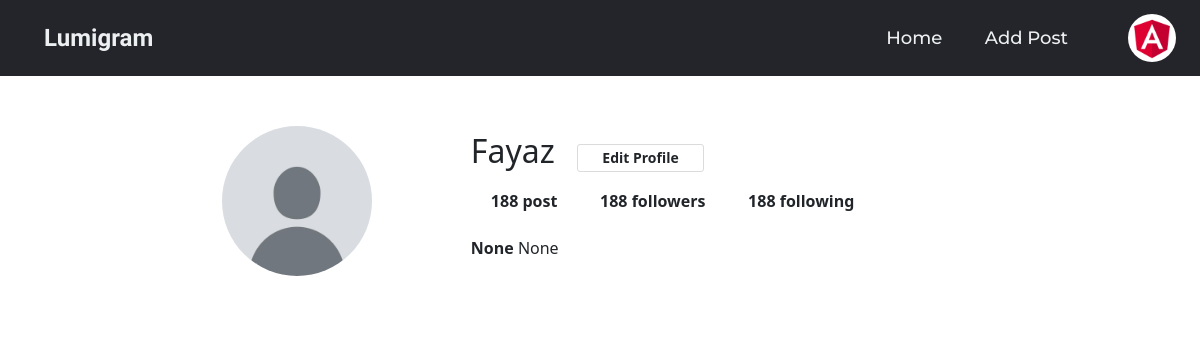
The page /profile/2/retrieve on the database as committed earlier.
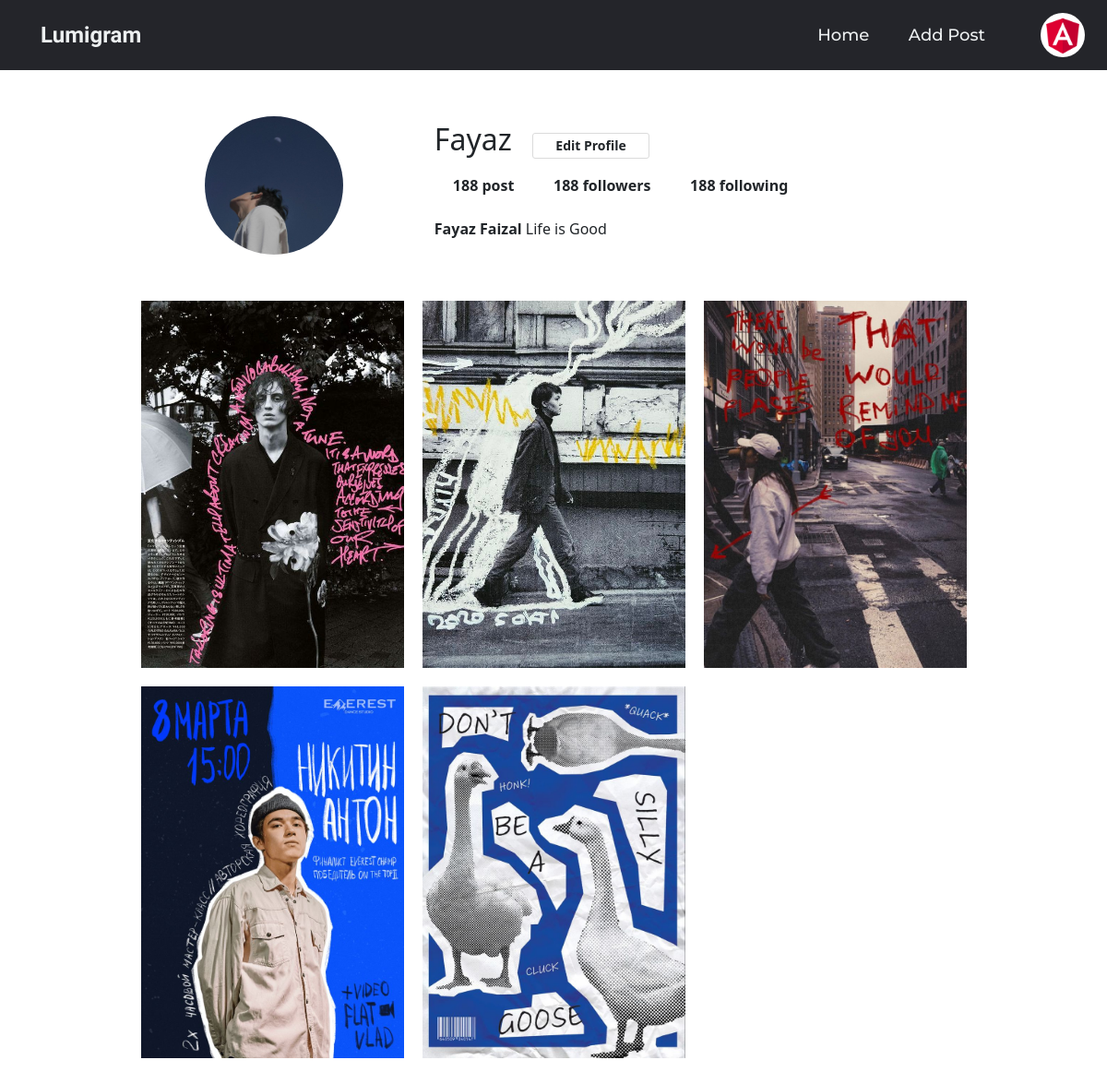
The same page on the database as committed later.
### user/models.py (models this page shows, shortened)
class UserProfile(models.Model):
    user = models.OneToOneField(
        User, on_delete=models.CASCADE, related_name="profile")
    display_name = models.CharField(max_length=200, null=True, blank=True)
    about = models.CharField(max_length=200, null=True, blank=True)
    user_pic = models.ImageField(
        upload_to="profiles", default="profile.jpg", null=True, blank=True)
    followers = models.ManyToManyField(
        User, null=True, blank=True, related_name="followers")
    following = models.ManyToManyField(
        User, null=True, blank=True, related_name="following")
    saved = models.ManyToManyField(
        Post, null=True, blank=True, related_name="saved")
    created_at = models.DateTimeField(auto_now_add=True)
    updated_at = models.DateTimeField(auto_now=True)
    is_active = models.BooleanField(default=True)

class Post(models.Model):
    user = models.ForeignKey(
        User, on_delete=models.CASCADE, related_name="post")
    image = models.ImageField(upload_to="posts", null=True, blank=True)
    caption = models.CharField(max_length=200)
    created_at = models.DateTimeField(auto_now_add=True)
    updated_at = models.DateTimeField(auto_now=True)
    is_active = models.BooleanField(default=True)

### user/views.py (the view)
# urls.py: path('profile/<int:pk>/retrieve',views.ProfileView.as_view(),name='profile-view'),
class ProfileView(View):
    def get(self, request, *args, **kwargs):
        id = kwargs.get("pk")
        qs = UserProfile.objects.get(user=id)
        p_obj = Post.objects.filter(user=id)
        return render(request, "profile.html", {"user": qs, "post": p_obj})

### user/templates/profile.html (shortened to what this page needs)
{% load static %}
<!DOCTYPE html>
<html lang="en">
<head>
    <link href="https://cdn.jsdelivr.net/npm/bootstrap@5.3.3/dist/css/bootstrap.min.css" rel="stylesheet"
>
    <link rel="stylesheet" href="https://cdnjs.cloudflare.com/ajax/libs/font-awesome/6.5.1/css/all.min.css"
 />
    <link rel="stylesheet" href="{% static 'css/profile-nav.css' %}">
</head>
<body>
    <header class="sticky-top">
        <a href="{% url 'home' %}" class="home-logo">Lumigram</a>
        <nav class="mt-3">
            <ul class="nav__link">
                <li class="nav_link_li"><a href=" {% url 'home' %} " class="nav_link_li_a">Home</a></li>
                <li class="nav_link_li"><a href="{% url 'new-post' %}" class="nav_link_li_a">Add Post</a></li>
            </ul>
        </nav>
        <div class="dropdown nav-drop">
            <a href="" class="dropdown-toggle" role="button" data-bs-toggle="dropdown" aria-expanded="false">
                {% if request.user.profile %}
                <img src="{{request.user.profile.user_pic.url}}" alt="" height="25px" width="28px"
                    class="rounded-pill profile">
                {% else %}
                <img src="{% static 'images/Angular.jpeg' %}" alt="" height="25px" width="28px"
                    class="rounded-pill profile">
                {% endif %}
            </a>
        </div>
    </header>
    <div class="profile-container">
        <div class="main-profile">
            <div class="profile-image">
                <img src="{{user.user_pic.url}}" alt="" height="150px" width="150px">
            </div>
            <div class="profile-user-settings">
                <h1 class="profile-user-name"> {{user.user}} </h1>
                <a href="{% url 'profile-update' request.user.id %}" class="profile-btn profile-edit-btn">Edit
                    Profile</a>
            </div>
            <div class="profile-stats">
                <ul class="st-div-ul">
                    <div class=" profile-stat-count div-li">
                        <span class="dropdown-toggle" id="dropdownMenuButton" data-bs-toggle="dropdown"
                            aria-expanded="false">
                            <span class="">188</span> post
                        </span>
                    </div>
                    <div class="dropdown profile-stat-count div-li">
                        <span class="dropdown-toggle" id="dropdownMenuButton" data-bs-toggle="dropdown"
                            aria-expanded="false">
                            <span class="">188</span> followers
                        </span>
                    </div>
                    <div class="dropdown profile-stat-count div-li">
                        <span class="dropdown-toggle" id="dropdownMenuButton" data-bs-toggle="dropdown"
                            aria-expanded="false">
                            <span class="">188</span> following
                        </span>
                    </div>
                </ul>
            </div>
            <div class="profile-bio">
                <p><span class="profile-real-name"> {{user.display_name}} </span> {{user.about}} </p>
            </div>
        </div>
    </div>
    <main>
        <div class="profile-container">
            <div class="gallery">
                {% for p in post %}
                <div class="gallery-item" tabindex="0">
                    <img src="{{p.image.url}}" class="gallery-image" alt="">
                </div>
                {% endfor %}
            </div>
        </div>
    </main>
</body>
</html>

### user/static/css/profile-nav.css (style rules this page uses)
*, body { box-sizing: border-box; margin: 0; padding: 0; }
.home-logo { font-family: "Delius Unicase", cursive; font-weight: 700; font-style: normal; color: #edf0f1; width: 140px; font-size: 24px; padding: 10px 20px; height: auto; cursor: pointer; margin-right: auto; }
.nav_link_li, a { font-family: "Montserrat", sans-serif; font-weight: 500; font-size: 18px; color: #edf0f1; text-decoration: none; }
header { display: flex; justify-content: flex-end; align-items: center; background-color: #24252a; padding: 10px 2%; }
header *:not(.nav-drop) { background-color: #24252a; }
.nav__link { list-style: none; }
.nav__link, .nav_link_li { display: inline-block; padding: 0px 20px; }
.profile { width: 48px; height: 48px; object-fit: cover; border-radius: 50%; margin-left: 20px; cursor: pointer; }
.nav__link, .nav_link_li, .nav_link_li_a { transition: all 0.3s ease 0s; }
.nav__link, .nav_link_li, .nav_link_li_a:hover { color: #0088a9; }
.dropdown-toggle::after { display: none !important; }
:root { font-size: 10px; }
*, *::before, *::after { box-sizing: border-box; }
img { display: block; }
.profile-container { max-width: 93.5rem; margin: 0 auto; padding: 0 2rem; }
.profile-btn { display: inline-block; font: inherit; background: none; border: none; color: inherit; padding: 0; cursor: pointer; }
.main-profile { padding: 5rem 0; }
.main-profile::after { content: ""; display: block; clear: both; }
.profile-image { float: left; width: calc(33.333% - 1rem); display: flex; justify-content: center; align-items: center; margin-right: 3rem; }
.profile-image img { border-radius: 50%; }
.profile-user-settings, .profile-stats, .profile-bio { float: left; width: calc(66.666% - 2rem); }
.st-div-ul { list-style: none; }
.profile-user-settings { margin-top: 1.1rem; }
.profile-user-name { display: inline-block; font-size: 3.2rem; font-weight: 300; }
.profile-edit-btn { font-size: 1.4rem; line-height: 1.8; border: 0.1rem solid #dbdbdb; border-radius: 0.3rem; padding: 0 2.4rem; margin-left: 2rem; }
.profile-stats { margin-top: 2.3rem; }
.profile-stats .div-li { display: inline-block; font-size: 1.6rem; line-height: 1.5; margin-right: 4rem; cursor: pointer; }
.profile-stats .div-li:last-of-type { margin-right: 0; }
.profile-bio { font-size: 1.6rem; font-weight: 400; line-height: 1.5; margin-top: 2.3rem; }
.profile-real-name, .profile-stat-count, .profile-edit-btn { font-weight: 600; }
.gallery { display: flex; flex-wrap: wrap; margin: -1rem -1rem; padding-bottom: 3rem; }
.gallery-item { position: relative; flex: 1 0 22rem; margin: 1rem; color: #fff; cursor: pointer; }
.gallery-image { width: 100%; height: 100%; object-fit: cover; }

Rows that differ between the two databases and show on the page:
changed UserProfile "Fayaz": user_pic: picture added in place of a placeholder; display_name "None" → "Fayaz Faizal"; about "None" → "Life is Good"
added Post: image (picture)
added Post: image (picture)
added Post: image (picture)
added Post: image (picture)
added Post: image (picture)
